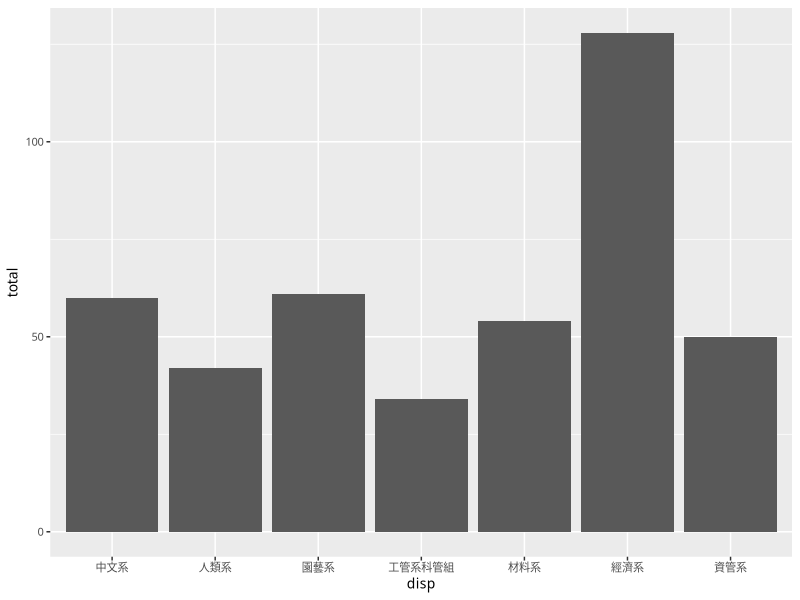
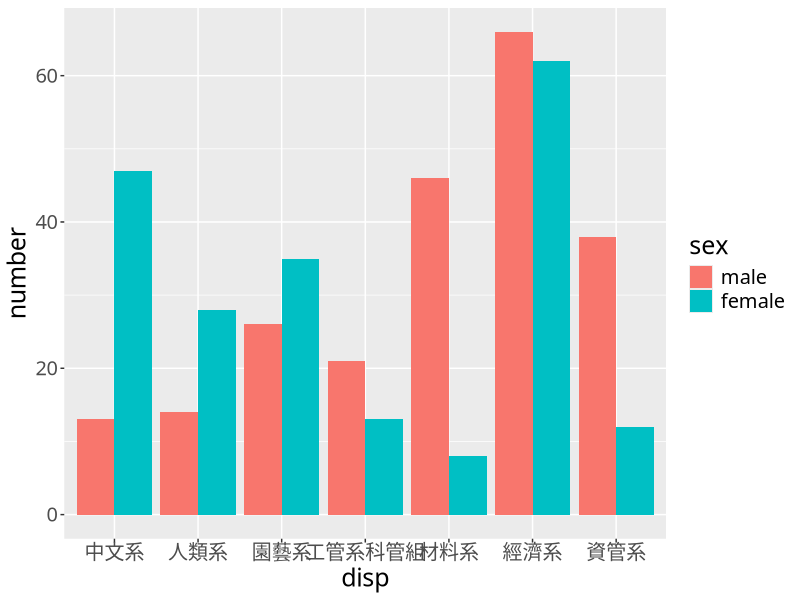

The R source for these figures, in order:
library(reshape2)
library(ggplot2)

df.ntu <- read.csv('NTU_B02new_sexratio.csv')
colnames(df.ntu) <- c("disp", "total", "male", "female", "ratio")

# 只取一部份的資料
df.part <- df.ntu[c(1, 10, 20, 30, 40, 50, 56), ]
ggplot(df.part, aes(x=disp, y=total)) + 
  geom_bar(stat='identity') + 
  theme(text=element_text(family="Heiti TC Medium", size=10))

# Wide-to-Long
df.part$ratio <- NULL
df.part$total <- NULL

stack(df.part)
df.part <- melt(
  df.part,                # data.frame
  id.vars="disp",         # 每行固定出現的 (disp)
  variable.name="sex",    # 多欄合併之後存放欄位名，該欄的名稱 (存 male/female)
  value.name="number"     # 放值的地方
)

# 排序
df.part <- df.part[order(df.part$disp), ]

ggplot(df.part, aes(x=disp, y=number, fill=sex)) + 
  geom_bar(stat="identity", position="dodge") +
  theme(text=element_text(family="Heiti TC Medium", size=18))


# Long-to-Wide
dcast(df.part, disp ~ sex, value.var="number")